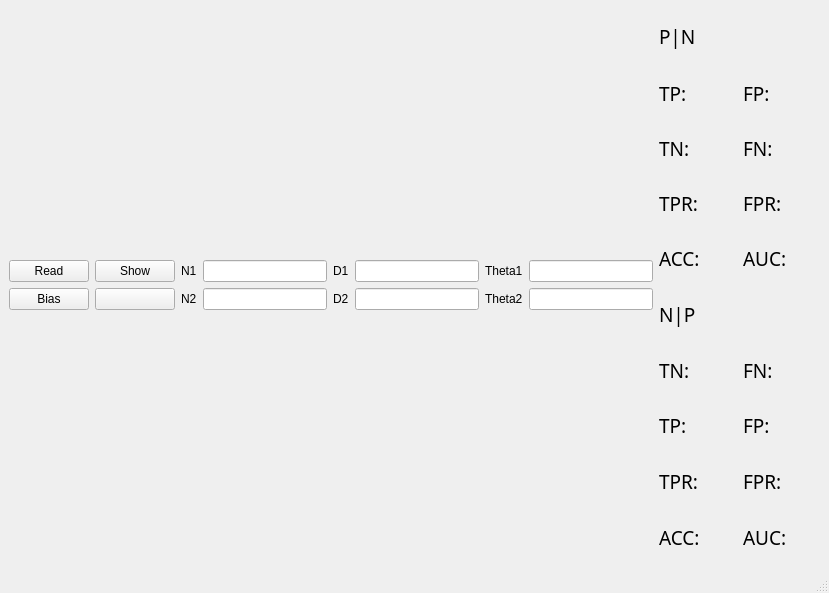
<?xml version="1.0" encoding="UTF-8"?>
<ui version="4.0">
 <class>MainWindow</class>
 <widget class="QMainWindow" name="MainWindow">
  <property name="geometry">
   <rect>
    <x>0</x>
    <y>0</y>
    <width>829</width>
    <height>593</height>
   </rect>
  </property>
  <property name="windowTitle">
   <string>MainWindow</string>
  </property>
  <widget class="QWidget" name="centralwidget">
   <layout class="QHBoxLayout" name="horizontalLayout_16">
    <item>
     <layout class="QHBoxLayout" name="horizontalLayout_15" stretch="8,2">
      <property name="spacing">
       <number>6</number>
      </property>
      <item>
       <layout class="QVBoxLayout" name="verticalLayout_8" stretch="2,8">
        <item>
         <layout class="QHBoxLayout" name="horizontalLayout_6">
          <item>
           <layout class="QVBoxLayout" name="verticalLayout_2">
            <item>
             <layout class="QHBoxLayout" name="horizontalLayout">
              <item>
               <widget class="QPushButton" name="pushButton">
                <property name="text">
                 <string>Read</string>
                </property>
               </widget>
              </item>
              <item>
               <widget class="QPushButton" name="pushButton_2">
                <property name="text">
                 <string>Show</string>
                </property>
               </widget>
              </item>
             </layout>
            </item>
            <item>
             <layout class="QHBoxLayout" name="horizontalLayout_2">
              <item>
               <widget class="QPushButton" name="pushButton_3">
                <property name="text">
                 <string>Bias</string>
                </property>
               </widget>
              </item>
              <item>
               <widget class="QPushButton" name="pushButton_4">
                <property name="text">
                 <string/>
                </property>
               </widget>
              </item>
             </layout>
            </item>
           </layout>
          </item>
          <item>
           <layout class="QVBoxLayout" name="verticalLayout_3">
            <item>
             <layout class="QHBoxLayout" name="horizontalLayout_3">
              <item>
               <widget class="QLabel" name="label">
                <property name="text">
                 <string>N1</string>
                </property>
               </widget>
              </item>
              <item>
               <widget class="QLineEdit" name="lineEdit"/>
              </item>
              <item>
               <widget class="QLabel" name="label_2">
                <property name="text">
                 <string>D1</string>
                </property>
               </widget>
              </item>
              <item>
               <widget class="QLineEdit" name="lineEdit_2"/>
              </item>
              <item>
               <widget class="QLabel" name="label_3">
                <property name="text">
                 <string>Theta1</string>
                </property>
               </widget>
              </item>
              <item>
               <widget class="QLineEdit" name="lineEdit_3"/>
              </item>
             </layout>
            </item>
            <item>
             <layout class="QHBoxLayout" name="horizontalLayout_4">
              <item>
               <widget class="QLabel" name="label_4">
                <property name="text">
                 <string>N2</string>
                </property>
               </widget>
              </item>
              <item>
               <widget class="QLineEdit" name="lineEdit_4"/>
              </item>
              <item>
               <widget class="QLabel" name="label_5">
                <property name="text">
                 <string>D2</string>
                </property>
               </widget>
              </item>
              <item>
               <widget class="QLineEdit" name="lineEdit_5"/>
              </item>
              <item>
               <widget class="QLabel" name="label_6">
                <property name="text">
                 <string>Theta2</string>
                </property>
               </widget>
              </item>
              <item>
               <widget class="QLineEdit" name="lineEdit_6"/>
              </item>
             </layout>
            </item>
           </layout>
          </item>
         </layout>
        </item>
        <item>
         <layout class="QVBoxLayout" name="verticalLayout"/>
        </item>
       </layout>
      </item>
      <item>
       <layout class="QVBoxLayout" name="verticalLayout_7" stretch="5,5">
        <item>
         <layout class="QVBoxLayout" name="verticalLayout_5" stretch="2,8">
          <item>
           <widget class="QLabel" name="label_10">
            <property name="font">
             <font>
              <family>標楷體</family>
              <pointsize>14</pointsize>
             </font>
            </property>
            <property name="text">
             <string>P|N</string>
            </property>
           </widget>
          </item>
          <item>
           <layout class="QVBoxLayout" name="verticalLayout_4">
            <item>
             <layout class="QHBoxLayout" name="horizontalLayout_7">
              <item>
               <widget class="QLabel" name="label_11">
                <property name="font">
                 <font>
                  <family>Agency FB</family>
                  <pointsize>14</pointsize>
                 </font>
                </property>
                <property name="text">
                 <string>TP:</string>
                </property>
               </widget>
              </item>
              <item>
               <widget class="QLabel" name="label_12">
                <property name="font">
                 <font>
                  <family>Agency FB</family>
                  <pointsize>14</pointsize>
                 </font>
                </property>
                <property name="text">
                 <string>FP:</string>
                </property>
               </widget>
              </item>
             </layout>
            </item>
            <item>
             <layout class="QHBoxLayout" name="horizontalLayout_8">
              <item>
               <widget class="QLabel" name="label_13">
                <property name="font">
                 <font>
                  <family>Agency FB</family>
                  <pointsize>14</pointsize>
                 </font>
                </property>
                <property name="text">
                 <string>TN:</string>
                </property>
               </widget>
              </item>
              <item>
               <widget class="QLabel" name="label_14">
                <property name="font">
                 <font>
                  <family>Agency FB</family>
                  <pointsize>14</pointsize>
                 </font>
                </property>
                <property name="text">
                 <string>FN:</string>
                </property>
               </widget>
              </item>
             </layout>
            </item>
            <item>
             <layout class="QHBoxLayout" name="horizontalLayout_9">
              <item>
               <widget class="QLabel" name="label_15">
                <property name="font">
                 <font>
                  <family>Agency FB</family>
                  <pointsize>14</pointsize>
                 </font>
                </property>
                <property name="text">
                 <string>TPR:</string>
                </property>
               </widget>
              </item>
              <item>
               <widget class="QLabel" name="label_16">
                <property name="font">
                 <font>
                  <family>Agency FB</family>
                  <pointsize>14</pointsize>
                 </font>
                </property>
                <property name="text">
                 <string>FPR:</string>
                </property>
               </widget>
              </item>
             </layout>
            </item>
            <item>
             <layout class="QHBoxLayout" name="horizontalLayout_10">
              <item>
               <widget class="QLabel" name="label_17">
                <property name="font">
                 <font>
                  <family>Agency FB</family>
                  <pointsize>14</pointsize>
                 </font>
                </property>
                <property name="text">
                 <string>ACC:</string>
                </property>
               </widget>
              </item>
              <item>
               <widget class="QLabel" name="label_18">
                <property name="font">
                 <font>
                  <family>Agency FB</family>
                  <pointsize>14</pointsize>
                 </font>
                </property>
                <property name="text">
                 <string>AUC:</string>
                </property>
               </widget>
              </item>
             </layout>
            </item>
           </layout>
          </item>
         </layout>
        </item>
        <item>
         <layout class="QVBoxLayout" name="verticalLayout_6" stretch="2,2,2,2,2">
          <item>
           <widget class="QLabel" name="label_19">
            <property name="font">
             <font>
              <family>標楷體</family>
              <pointsize>14</pointsize>
             </font>
            </property>
            <property name="text">
             <string>N|P</string>
            </property>
           </widget>
          </item>
          <item>
           <layout class="QHBoxLayout" name="horizontalLayout_11">
            <item>
             <widget class="QLabel" name="label_20">
              <property name="font">
               <font>
                <family>Agency FB</family>
                <pointsize>14</pointsize>
               </font>
              </property>
              <property name="text">
               <string>TN:</string>
              </property>
             </widget>
            </item>
            <item>
             <widget class="QLabel" name="label_21">
              <property name="font">
               <font>
                <family>Agency FB</family>
                <pointsize>14</pointsize>
               </font>
              </property>
              <property name="text">
               <string>FN:</string>
              </property>
             </widget>
            </item>
           </layout>
          </item>
          <item>
           <layout class="QHBoxLayout" name="horizontalLayout_12">
            <item>
             <widget class="QLabel" name="label_22">
              <property name="font">
               <font>
                <family>Agency FB</family>
                <pointsize>14</pointsize>
               </font>
              </property>
              <property name="text">
               <string>TP:</string>
              </property>
             </widget>
            </item>
            <item>
             <widget class="QLabel" name="label_23">
              <property name="font">
               <font>
                <family>Agency FB</family>
                <pointsize>14</pointsize>
               </font>
              </property>
              <property name="text">
               <string>FP:</string>
              </property>
             </widget>
            </item>
           </layout>
          </item>
          <item>
           <layout class="QHBoxLayout" name="horizontalLayout_13">
            <item>
             <widget class="QLabel" name="label_24">
              <property name="font">
               <font>
                <family>Agency FB</family>
                <pointsize>14</pointsize>
               </font>
              </property>
              <property name="text">
               <string>TPR:</string>
              </property>
             </widget>
            </item>
            <item>
             <widget class="QLabel" name="label_25">
              <property name="font">
               <font>
                <family>Agency FB</family>
                <pointsize>14</pointsize>
               </font>
              </property>
              <property name="text">
               <string>FPR:</string>
              </property>
             </widget>
            </item>
           </layout>
          </item>
          <item>
           <layout class="QHBoxLayout" name="horizontalLayout_14">
            <item>
             <widget class="QLabel" name="label_26">
              <property name="font">
               <font>
                <family>Agency FB</family>
                <pointsize>14</pointsize>
               </font>
              </property>
              <property name="text">
               <string>ACC:</string>
              </property>
             </widget>
            </item>
            <item>
             <widget class="QLabel" name="label_27">
              <property name="font">
               <font>
                <family>Agency FB</family>
                <pointsize>14</pointsize>
               </font>
              </property>
              <property name="text">
               <string>AUC:</string>
              </property>
             </widget>
            </item>
           </layout>
          </item>
         </layout>
        </item>
       </layout>
      </item>
     </layout>
    </item>
   </layout>
  </widget>
  <widget class="QMenuBar" name="menubar">
   <property name="geometry">
    <rect>
     <x>0</x>
     <y>0</y>
     <width>829</width>
     <height>25</height>
    </rect>
   </property>
  </widget>
  <widget class="QStatusBar" name="statusbar"/>
 </widget>
 <resources/>
 <connections/>
</ui>
